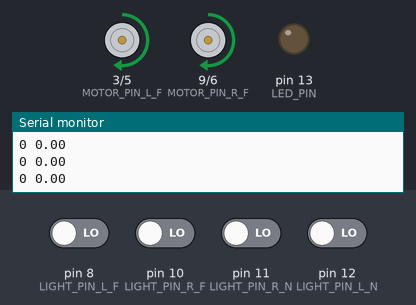
This sketch was run on a simulated Arduino Uno, built with avr-gcc and run on an emulated ATmega328P. Parts: motor-driver pin pairs drawn as motors (green arrow = first pin HIGH = forward, orange = second pin HIGH = backward, longer = more drive), output pins drawn as LEDs (lit = HIGH), the last lines printed to the serial monitor. Inputs (shaded band) come from the test bench; at power-on: pin 8 (LIGHT_PIN_L_F), pin 10 (LIGHT_PIN_R_F), pin 11 (LIGHT_PIN_R_N), pin 12 (LIGHT_PIN_L_N) LOW.

Above: at 2.2 s.
2.3 s: pin 8 (LIGHT_PIN_L_F) driven HIGH
At 2.7 s:
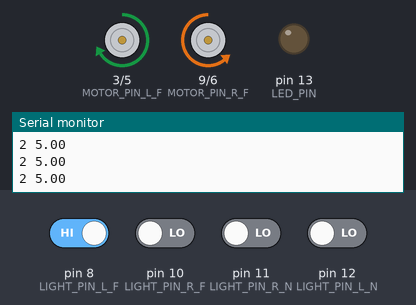
3.8 s: pin 10 (LIGHT_PIN_R_F) driven HIGH
At 4.2 s:
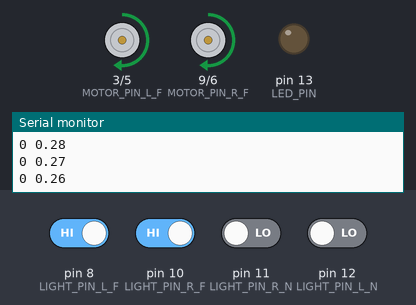
5.3 s: pin 12 (LIGHT_PIN_L_N) driven HIGH
At 6.1 s:
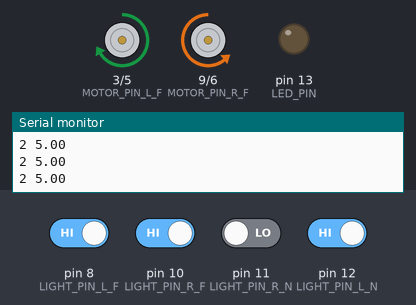
6.8 s: pin 11 (LIGHT_PIN_R_N) driven HIGH
At 7.8 s:
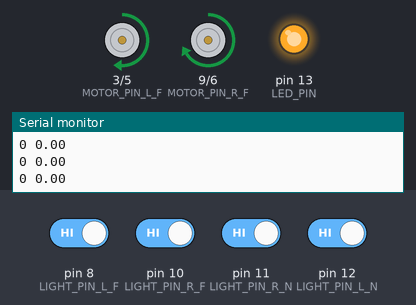
8.3 s: pin 8 (LIGHT_PIN_L_F) driven LOW
At 8.6 s:
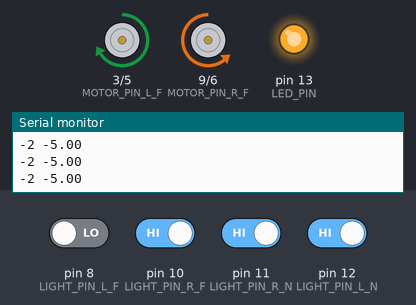
9.8 s: pin 10 (LIGHT_PIN_R_F) driven LOW
At 10.1 s:
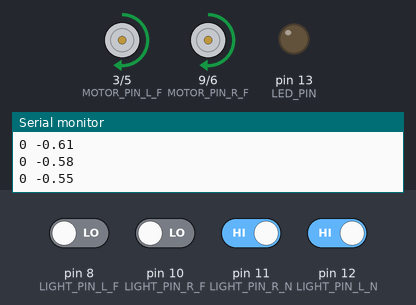
Timing chart, 0 to 12.3 s (numbered marks = the images above; inputs shaded):
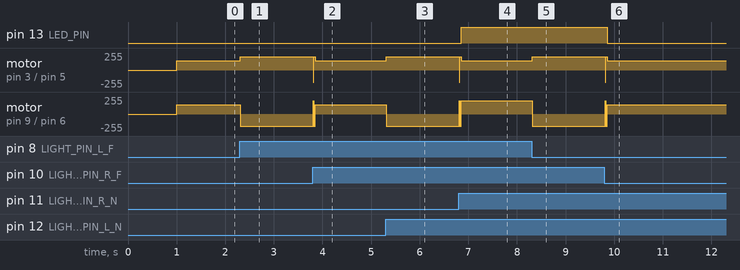

Measured:
- after the input at 2.3 s, motor on pin 3 (MOTOR_PIN_L_F) / pin 5 (MOTOR_PIN_L_B): forward 140/255 → forward 200/255 at once; motor on pin 9 (MOTOR_PIN_R_F) / pin 6 (MOTOR_PIN_R_B): forward 140/255 → backward 180/255 at once
- after the input at 3.8 s, motor on pin 3 (MOTOR_PIN_L_F) / pin 5 (MOTOR_PIN_L_B): forward 200/255 → forward 140/255 at once; motor on pin 9 (MOTOR_PIN_R_F) / pin 6 (MOTOR_PIN_R_B): backward 180/255 → forward 140/255 at once
- after the input at 5.3 s, motor on pin 3 (MOTOR_PIN_L_F) / pin 5 (MOTOR_PIN_L_B): forward 140/255 → forward 200/255 at once; motor on pin 9 (MOTOR_PIN_R_F) / pin 6 (MOTOR_PIN_R_B): forward 140/255 → backward 180/255 at once
- after the input at 6.8 s, pin 13 (LED_PIN): LOW → HIGH after 0.06 s; motor on pin 3 (MOTOR_PIN_L_F) / pin 5 (MOTOR_PIN_L_B): forward 200/255 → forward 140/255 at once; motor on pin 9 (MOTOR_PIN_R_F) / pin 6 (MOTOR_PIN_R_B): backward 180/255 → forward 200/255 at once
- after the input at 8.3 s, motor on pin 3 (MOTOR_PIN_L_F) / pin 5 (MOTOR_PIN_L_B): forward 140/255 → forward 200/255 at once; motor on pin 9 (MOTOR_PIN_R_F) / pin 6 (MOTOR_PIN_R_B): forward 200/255 → backward 180/255 at once
- after the input at 9.8 s, pin 13 (LED_PIN): HIGH → LOW after 0.06 s; motor on pin 3 (MOTOR_PIN_L_F) / pin 5 (MOTOR_PIN_L_B): forward 200/255 → forward 140/255 at once; motor on pin 9 (MOTOR_PIN_R_F) / pin 6 (MOTOR_PIN_R_B): backward 180/255 → forward 140/255 at once

The sketch:

ROBO_BAUM.ino
```cpp
//Light sensors
#define LIGHT_PIN_L_F 8  // left far from center sensor
#define LIGHT_PIN_L_N 12  // left near center sensor
#define LIGHT_PIN_R_N 11  // right near center sensor
#define LIGHT_PIN_R_F 10  // right far from center sensor

#define MOTOR_PIN_L_F 3  // Motor 1 pin - left moving forward
#define MOTOR_PIN_L_B 5  // Motor 2 pin - left moving backward
#define MOTOR_PIN_R_B 6  // Motor 3 pin - right moving backward
#define MOTOR_PIN_R_F 9  // Motor 4 pin - right moving forward

#define LED_PIN 13

#define NOR_SPEED 140    // Need speed for turning for motors
#define TURN_FRONT 200   // Need speed for motors for turning
#define TURN_BACK 180    // Need speed

#define FORWARD_BORDER 1.5  // Border value to move forward

// PID proportions
#define PID_P 1.5  // Prev: 1
#define PID_I 0.2  // Prev: 0.1
#define PID_D 3.0  // Prev: 2.0
#define INTEGRAL_MUL 0.95
#define MAX_INTEGRAL 10

#define turnTime 1000000  // Timer, before last timer
#define finishCounter 10

// PID variables
int input = 0;
int oldInput = 0;
float integral = 0;
float output = 0;

#define DEV 1

bool BlackZone = false;
int blackCounter = 0;
int timerStart = 0;

// Turning robot left
void goingLeft(){
  analogWrite(MOTOR_PIN_L_F, 0);
  analogWrite(MOTOR_PIN_L_B, TURN_BACK);// * fabs(output)));
  analogWrite(MOTOR_PIN_R_B, 0);
  analogWrite(MOTOR_PIN_R_F, TURN_FRONT);// * fabs(output)));
};

// Turning robot right
void goingRight(){
  analogWrite(MOTOR_PIN_R_B, TURN_BACK);// * fabs(output)));
  analogWrite(MOTOR_PIN_R_F, 0);
  analogWrite(MOTOR_PIN_L_B, 0);
  analogWrite(MOTOR_PIN_L_F, TURN_FRONT);// * fabs(output)));
};

// Moving forward0
void forward(){
  analogWrite(MOTOR_PIN_L_F, NOR_SPEED);
  analogWrite(MOTOR_PIN_L_B, 0);
  analogWrite(MOTOR_PIN_R_B, 0);
  analogWrite(MOTOR_PIN_R_F, NOR_SPEED);
};

// All stopping and waiting function
void stopping(){
  // Getting on finish
  analogWrite(MOTOR_PIN_L_F, 0);
  analogWrite(MOTOR_PIN_L_B, 0);
  analogWrite(MOTOR_PIN_R_F, 0);
  analogWrite(MOTOR_PIN_R_B, 0);
  // Waiting
  while(true){
    delay(10);
  }
}

void setup() {
  // Initialasing input pins for light sensors
  pinMode(LIGHT_PIN_R_F, INPUT);
  pinMode(LIGHT_PIN_R_N, INPUT);
  pinMode(LIGHT_PIN_L_N, INPUT);
  pinMode(LIGHT_PIN_L_F, INPUT);

  // Initialasing motor output pins
  pinMode(MOTOR_PIN_L_F, OUTPUT);
  pinMode(MOTOR_PIN_R_F, OUTPUT);
  pinMode(MOTOR_PIN_L_B, OUTPUT);
  pinMode(MOTOR_PIN_R_B, OUTPUT);

  pinMode(LED_PIN, OUTPUT);

  #ifdef DEV
  Serial.begin(9600);
  #endif

  // Starting delay
  delay(1000);

  // Getting start timer for last turn
  timerStart = millis();
}

// Main part
void loop() {
  // New control system with prioritets
  input = 0; // Variable for selecting need turn speed
  // Plus number - left
  // Minus number - right

  // Far sensors more important (?)
  input += 2 * digitalRead(LIGHT_PIN_L_F);  // Prev: 3 *
  input -= 2 * digitalRead(LIGHT_PIN_R_F);  // Prev: 3 *

  // Near sensors
  input += 2 * digitalRead(LIGHT_PIN_L_N);  // Prev: 2 *
  input -= 2 * digitalRead(LIGHT_PIN_R_N);  // Prev: 2 *

  // PID regulator
  integral = integral * INTEGRAL_MUL + input;
  if(integral > MAX_INTEGRAL){
    integral = MAX_INTEGRAL;
  }
  else if(integral < -MAX_INTEGRAL){
    integral = -MAX_INTEGRAL;
  }

  float output = input * PID_P + integral * PID_I + (input - oldInput) * PID_D;
  oldInput = input;

  #ifdef DEV
  Serial.print(input);
  Serial.print(" ");
  Serial.println(output);
  #endif


  // Selecting need mode
  if( abs(output) < FORWARD_BORDER ){  // near none turn
    // Getting, if both black
    forward();  // Both forward

    int black = 0;
    black += digitalRead(LIGHT_PIN_L_F);
    black += digitalRead(LIGHT_PIN_R_F);
    black += digitalRead(LIGHT_PIN_L_N);
    black += digitalRead(LIGHT_PIN_R_N);

    if(BlackZone && black < 3){
      blackCounter++;
      BlackZone = false;
      digitalWrite(LED_PIN, LOW);
    }
    else if(!BlackZone && black > 3){
      BlackZone = true;
      integral = 0.0;
      digitalWrite(LED_PIN, HIGH);
    }
    if(blackCounter == finishCounter){
        stopping();
    }
  }

  // Turning
  else if( output < 0 ){
    // Going left
    if(BlackZone){
      goingRight();
    }
    else{
      goingLeft();
    }
  }
  else if( output > 0 ){
    // Going right
    if(BlackZone){
      goingLeft();
    }
    else{
      goingRight();
    }
  }
  // Checking on final turn as cheat
  if(millis() - timerStart > turnTime){
    stopping();
  }
  //delay(10);
}
```
